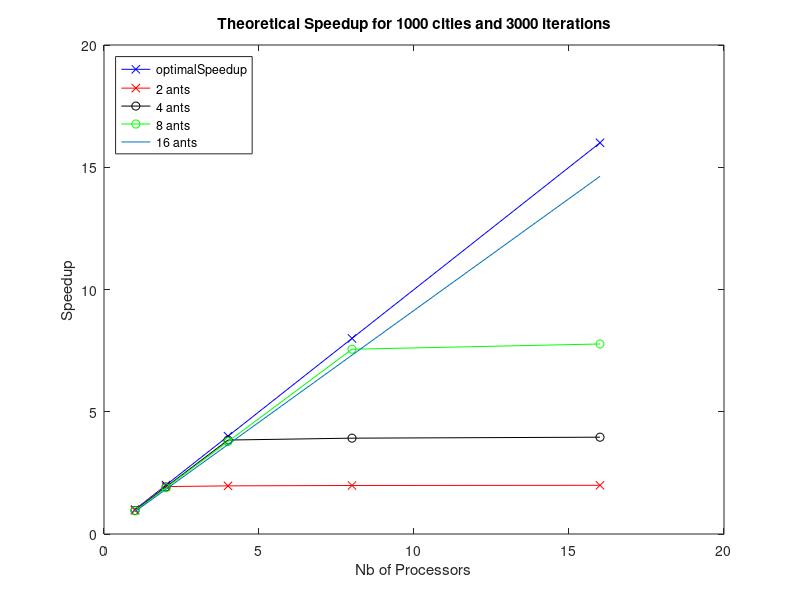

The MATLAB script that drew this image:
tinit = 0.139912000000000;
tcomputation = 0.021076000000000;
tmerge = 9.000000000000000e-06;
tsend = 9.199999999999999e-08;
internal = 100;
external = 30;
nants = [1 2 4 8 16];
nodes = [1 2 4 8 16];
result = [];

for i = 1:size(nants,2)
    for j = 1:size(nodes,2)
        if (j == 1)
            result(j,i) = tinit + external * (internal * (ceil(nants(i)/nodes(j))) * tcomputation + tmerge);
        else
            result(j,i) = tinit + external * ((1000*1000/2-1000) * tsend + internal * (ceil(nants(i)/nodes(j)) * tcomputation + nodes(j) * 1000 * tsend) + tmerge);
        end
    end
end

disp(result)

base = result(1,:);

optimalSpeedup = nodes
speedup2 = base ./ result(2,:)
speedup4 = base ./ result(3,:)
speedup8 = base ./ result(4,:)
speedup16 = base ./ result(5,:)
% speedup32 = base ./ result(6,:)
% speedup64 = base ./ result(7,:)

figure
plot(nodes,optimalSpeedup,'b-x',nodes,speedup2,'r-x',nodes,speedup4,'k-o',nodes,speedup8,'g-o',nodes,speedup16)%nodes,speedup32,nodes,speedup64)
legend('optimalSpeedup', '2 ants', '4 ants', '8 ants', '16 ants', 'Location', 'northwest')
title('Theoretical Speedup for 1000 cities and 3000 iterations')
xlabel('Nb of Processors')
ylabel('Speedup')